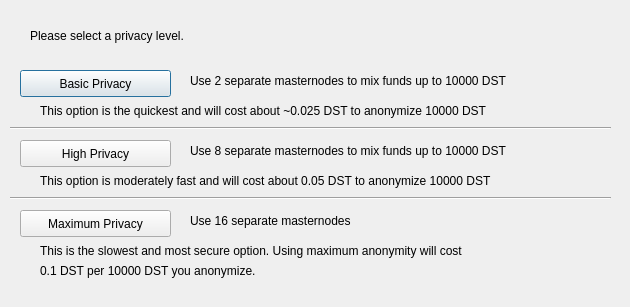
<?xml version="1.0" encoding="UTF-8"?>
<ui version="4.0">
 <class>PurificationConfig</class>
 <widget class="QDialog" name="PurificationConfig">
  <property name="geometry">
   <rect>
    <x>0</x>
    <y>0</y>
    <width>630</width>
    <height>307</height>
   </rect>
  </property>
  <property name="windowTitle">
   <string>Configure Purification</string>
  </property>
  <widget class="QPushButton" name="buttonBasic">
   <property name="geometry">
    <rect>
     <x>20</x>
     <y>70</y>
     <width>151</width>
     <height>27</height>
    </rect>
   </property>
   <property name="text">
    <string>Basic Privacy</string>
   </property>
  </widget>
  <widget class="QPushButton" name="buttonHigh">
   <property name="geometry">
    <rect>
     <x>20</x>
     <y>140</y>
     <width>151</width>
     <height>27</height>
    </rect>
   </property>
   <property name="text">
    <string>High Privacy</string>
   </property>
  </widget>
  <widget class="QPushButton" name="buttonMax">
   <property name="geometry">
    <rect>
     <x>20</x>
     <y>210</y>
     <width>151</width>
     <height>27</height>
    </rect>
   </property>
   <property name="text">
    <string>Maximum Privacy</string>
   </property>
  </widget>
  <widget class="QLabel" name="label">
   <property name="geometry">
    <rect>
     <x>30</x>
     <y>20</y>
     <width>571</width>
     <height>31</height>
    </rect>
   </property>
   <property name="text">
    <string>Please select a privacy level.</string>
   </property>
  </widget>
  <widget class="QLabel" name="label_2">
   <property name="geometry">
    <rect>
     <x>190</x>
     <y>70</y>
     <width>421</width>
     <height>21</height>
    </rect>
   </property>
   <property name="text">
    <string>Use 2 separate masternodes to mix funds up to 10000 DST</string>
   </property>
  </widget>
  <widget class="QLabel" name="label_3">
   <property name="geometry">
    <rect>
     <x>190</x>
     <y>140</y>
     <width>411</width>
     <height>21</height>
    </rect>
   </property>
   <property name="text">
    <string>Use 8 separate masternodes to mix funds up to 10000 DST</string>
   </property>
  </widget>
  <widget class="QLabel" name="label_4">
   <property name="geometry">
    <rect>
     <x>190</x>
     <y>210</y>
     <width>421</width>
     <height>21</height>
    </rect>
   </property>
   <property name="text">
    <string>Use 16 separate masternodes</string>
   </property>
  </widget>
  <widget class="QLabel" name="label_6">
   <property name="geometry">
    <rect>
     <x>40</x>
     <y>100</y>
     <width>561</width>
     <height>21</height>
    </rect>
   </property>
   <property name="text">
    <string>This option is the quickest and will cost about ~0.025 DST to anonymize 10000 DST</string>
   </property>
  </widget>
  <widget class="QLabel" name="label_7">
   <property name="geometry">
    <rect>
     <x>40</x>
     <y>170</y>
     <width>561</width>
     <height>21</height>
    </rect>
   </property>
   <property name="text">
    <string>This option is moderately fast and will cost about 0.05 DST to anonymize 10000 DST</string>
   </property>
  </widget>
  <widget class="QLabel" name="label_8">
   <property name="geometry">
    <rect>
     <x>40</x>
     <y>240</y>
     <width>561</width>
     <height>21</height>
    </rect>
   </property>
   <property name="text">
    <string>This is the slowest and most secure option. Using maximum anonymity will cost</string>
   </property>
  </widget>
  <widget class="QLabel" name="label_9">
   <property name="geometry">
    <rect>
     <x>40</x>
     <y>260</y>
     <width>561</width>
     <height>21</height>
    </rect>
   </property>
   <property name="text">
    <string>0.1 DST per 10000 DST you anonymize.</string>
   </property>
  </widget>
  <widget class="Line" name="line">
   <property name="geometry">
    <rect>
     <x>10</x>
     <y>120</y>
     <width>601</width>
     <height>16</height>
    </rect>
   </property>
   <property name="orientation">
    <enum>Qt::Horizontal</enum>
   </property>
  </widget>
  <widget class="Line" name="line_2">
   <property name="geometry">
    <rect>
     <x>10</x>
     <y>190</y>
     <width>601</width>
     <height>16</height>
    </rect>
   </property>
   <property name="orientation">
    <enum>Qt::Horizontal</enum>
   </property>
  </widget>
 </widget>
 <resources/>
 <connections/>
</ui>
